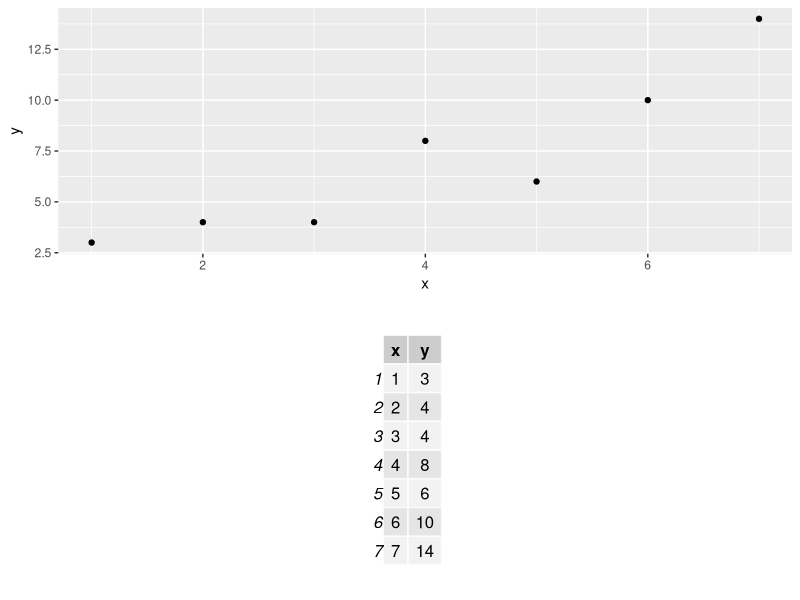
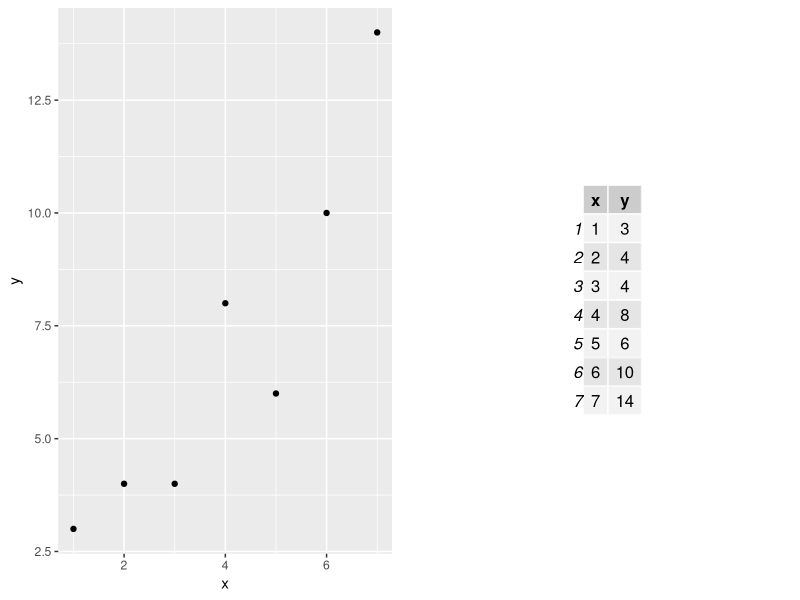

The R source for these figures, in order:
# plot a table in R
# create data frame
df <- data.frame(x=c(1, 2, 3, 4, 5, 6, 7),
                 y=c(3, 4, 4, 8, 6, 10, 14))

# view data frame
df

# creating a scatter plot to visualizing the values in the data frame
# and also plot a table that shows the raw values
library("gridExtra")
library("ggplot2")

# define scatterplot
my_plot <- ggplot(df, aes(x=x, y=y)) +
  geom_point()

# define table
my_table <- tableGrob(df)

# create scatterplot and add table underneath it
grid.arrange(my_plot, my_table)

# define scatterplot
my_plot <- ggplot(df, aes(x=x, y=y))+
  geom_point()

# define table
my_table <- tableGrob(df)
# create scatterplot and add table next to it
grid.arrange(arrangeGrob(my_plot, my_table, ncol=2))
